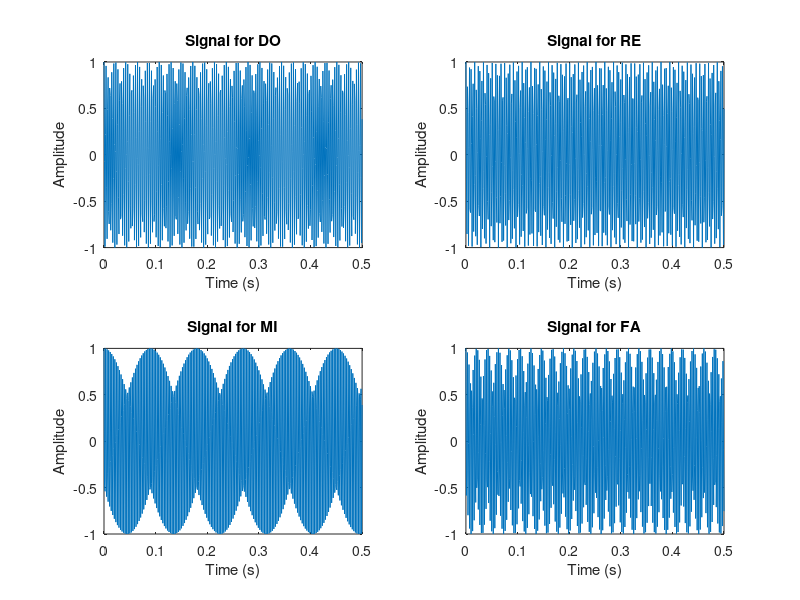
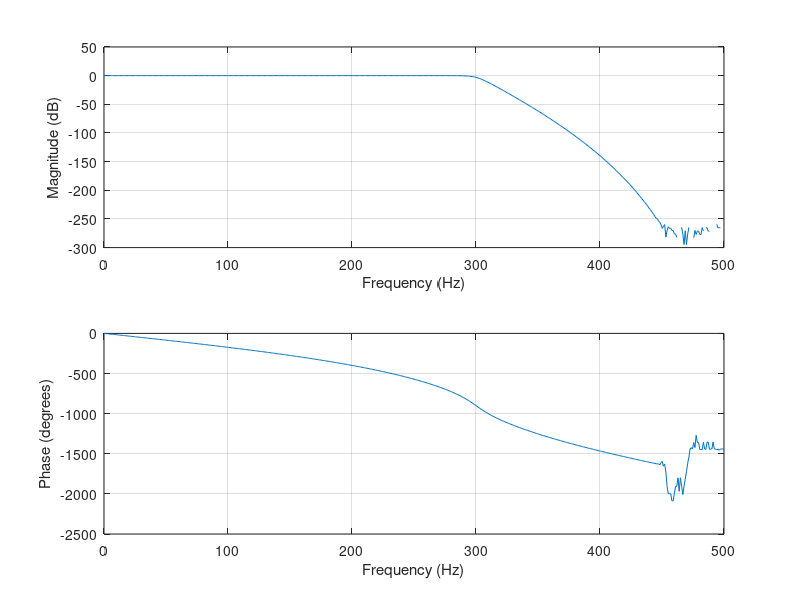
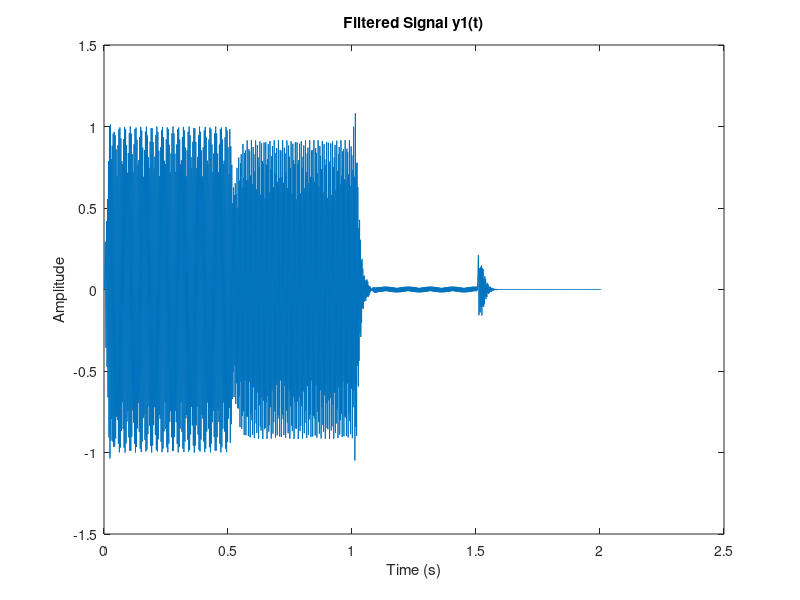
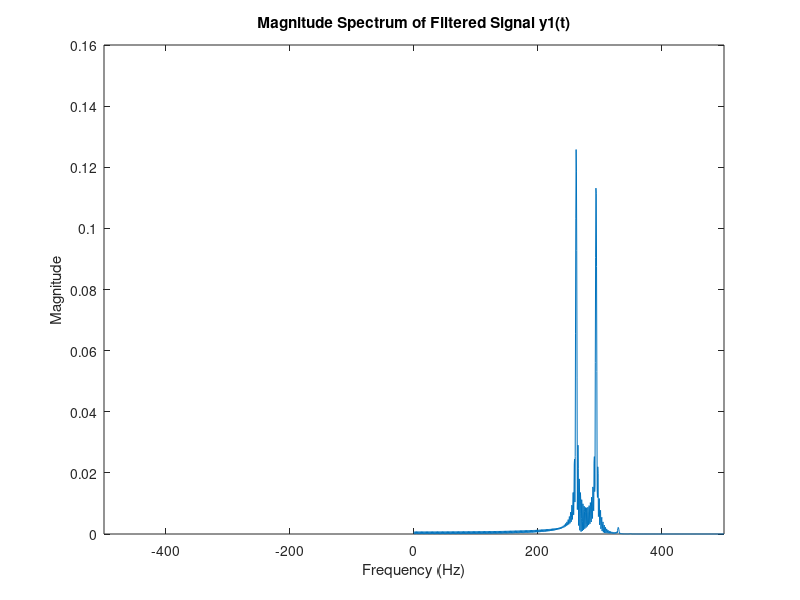

The MATLAB source for these figures, in order:
% Define constants
fs = 1000; % Sampling frequency (Hz)
t = 0:1/fs:0.5; % Time vector for half a second
f0 = 440; % Base frequency for DO
alpha = 2; % Alpha value for frequency calculation

% Generate the four signals for DO, RE, MI, and FA
n_values = [-9, -7, -5, -4]; % Corresponding values for n
notes = {'DO', 'RE', 'MI', 'FA'};

% Create a matrix to store signals with the length of the time vector as rows and columns as the number of notes
x = zeros(length(t), length(notes));

% Create a variable to store individual energies
energies = zeros(1, length(notes));

% Create the combined signal
combined_signal = [];

for i = 1:4
    fn = f0 * (alpha ^ (n_values(i) / 12)); % Calculate the frequency
    x(:, i) = cos(2 * pi * fn * t); % Generate and store the signal in the matrix
    energies(i) = integral(@(t) (cos(2 * pi * fn * t)).^2, 0,0.5 ); % Calculate the energy for each note using the integral function
    
    % Plot each signal
    subplot(2, 2, i);
    plot(t, x(:, i));
    title(['Signal for ' notes{i}]);
    xlabel('Time (s)');
    ylabel('Amplitude');
    
end

% Play the signals sequentially
combined_signal = reshape(x, 1, []); % Reshape the matrix to a row vector
audiowrite('X.wav', combined_signal, fs);

% Calculate the total energy of the combined signal
energy_x = sum(combined_signal.^2) / fs;
disp(['Energy of the combined signal: ', num2str(energy_x)]);

% FFT and Spectrum Plot
% Compute the FFT of the combined signal
N = length(combined_signal); % Number of sample points
fft_signal = fft(combined_signal);

% Compute the two-sided spectrum and then convert to a one-sided spectrum
two_sided_spectrum = abs(fft_signal / N);
one_sided_spectrum = two_sided_spectrum(1:N/2+1);
f = fs * (0:(N/2)) / N;

% Plot the frequency spectrum
figure;
plot(f, one_sided_spectrum);
title('Frequency Spectrum of the Combined Signal');
xlabel('Frequency (Hz)');
ylabel('Magnitude');

% Calculate the energy of the FFT-transformed signal
energy_fft = sum(abs(fft_signal).^2) / (2 * fs) / fs;
disp(['Energy of the FFT-transformed signal: ', num2str(energy_fft)]);

% Step 8
filter_order = 20;
% since Mi frequency starts at 329 it would be suitable to cutoff frequency
% at 300
cutoff = (300/(fs/2));
[b, a] = butter(filter_order, cutoff);

% Step 9
freqz(b,a,[],fs)

%step 10
y1 = filter(b, a, combined_signal);

%step 11
audiowrite('y1.wav',y1,fs);

%step 12
t_y1 = linspace(0, length(y1)/fs, length(y1));
figure;
plot(t_y1, y1);
title('Filtered Signal y1(t)');
xlabel('Time (s)');
ylabel('Amplitude');

%step 13
y1_energy = sum(y1.^2)/fs;
disp(['Energy of y1 signal: ',num2str(y1_energy)]);

%step 14
N_y1 = length(y1);
fft_y1 = fft(y1);

%step 15
two_sided_spectrum_y1 = abs(fft_y1 / N_y1);
one_sided_spectrum_y1 = two_sided_spectrum_y1(1:N_y1/2+1);
f_y1 = fs * (0:(N_y1/2)) / N_y1;

% Step 15: Plot the magnitude of the frequency spectrum of the filtered signal
figure;
plot(f_y1, abs(one_sided_spectrum_y1));
title('Magnitude Spectrum of Filtered Signal y1(t)');
xlabel('Frequency (Hz)');
ylabel('Magnitude');
xlim([-fs/2, fs/2]);

%step 16
energy_y1_frequency_domain = sum(abs(fft_y1).^2) / (2*fs) / fs;
disp(['Energy of y1 signal in frequency domain: ',num2str(energy_y1_frequency_domain)]);

